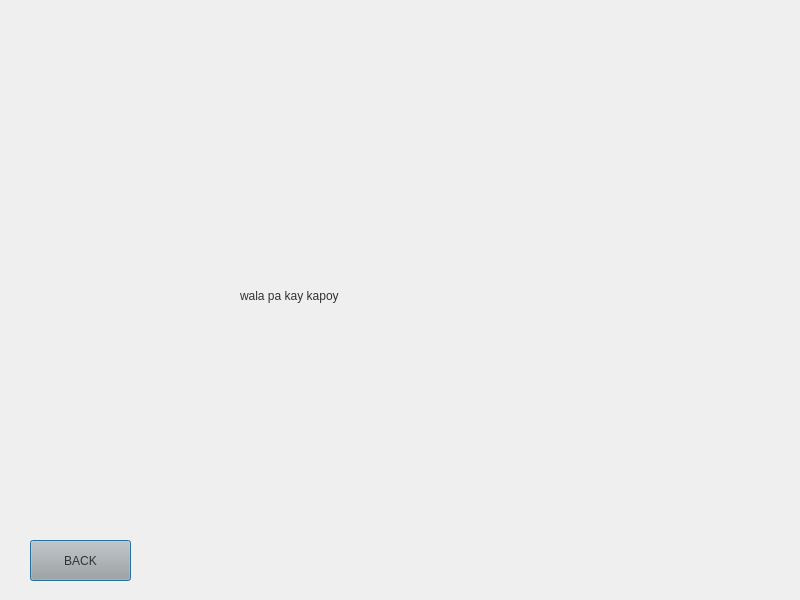
<?xml version="1.0" encoding="UTF-8"?>
<ui version="4.0">
 <class>GarbageNotif</class>
 <widget class="QDialog" name="GarbageNotif">
  <property name="geometry">
   <rect>
    <x>0</x>
    <y>0</y>
    <width>800</width>
    <height>600</height>
   </rect>
  </property>
  <property name="maximumSize">
   <size>
    <width>800</width>
    <height>600</height>
   </size>
  </property>
  <property name="windowTitle">
   <string>Dialog</string>
  </property>
  <widget class="QLabel" name="labelkapoy">
   <property name="geometry">
    <rect>
     <x>240</x>
     <y>230</y>
     <width>281</width>
     <height>131</height>
    </rect>
   </property>
   <property name="palette">
    <palette>
     <active>
      <colorrole role="WindowText">
       <brush brushstyle="SolidPattern">
        <color alpha="255">
         <red>49</red>
         <green>49</green>
         <blue>49</blue>
        </color>
       </brush>
      </colorrole>
      <colorrole role="Button">
       <brush brushstyle="SolidPattern">
        <color alpha="255">
         <red>224</red>
         <green>218</green>
         <blue>211</blue>
        </color>
       </brush>
      </colorrole>
      <colorrole role="Text">
       <brush brushstyle="SolidPattern">
        <color alpha="255">
         <red>49</red>
         <green>49</green>
         <blue>49</blue>
        </color>
       </brush>
      </colorrole>
      <colorrole role="BrightText">
       <brush brushstyle="SolidPattern">
        <color alpha="255">
         <red>85</red>
         <green>85</green>
         <blue>127</blue>
        </color>
       </brush>
      </colorrole>
      <colorrole role="ButtonText">
       <brush brushstyle="SolidPattern">
        <color alpha="255">
         <red>49</red>
         <green>49</green>
         <blue>49</blue>
        </color>
       </brush>
      </colorrole>
      <colorrole role="Base">
       <brush brushstyle="SolidPattern">
        <color alpha="255">
         <red>224</red>
         <green>218</green>
         <blue>211</blue>
        </color>
       </brush>
      </colorrole>
      <colorrole role="Window">
       <brush brushstyle="SolidPattern">
        <color alpha="255">
         <red>224</red>
         <green>218</green>
         <blue>211</blue>
        </color>
       </brush>
      </colorrole>
      <colorrole role="Accent">
       <brush brushstyle="SolidPattern">
        <color alpha="255">
         <red>85</red>
         <green>85</green>
         <blue>127</blue>
        </color>
       </brush>
      </colorrole>
     </active>
     <inactive>
      <colorrole role="WindowText">
       <brush brushstyle="SolidPattern">
        <color alpha="255">
         <red>49</red>
         <green>49</green>
         <blue>49</blue>
        </color>
       </brush>
      </colorrole>
      <colorrole role="Button">
       <brush brushstyle="SolidPattern">
        <color alpha="255">
         <red>224</red>
         <green>218</green>
         <blue>211</blue>
        </color>
       </brush>
      </colorrole>
      <colorrole role="Text">
       <brush brushstyle="SolidPattern">
        <color alpha="255">
         <red>49</red>
         <green>49</green>
         <blue>49</blue>
        </color>
       </brush>
      </colorrole>
      <colorrole role="BrightText">
       <brush brushstyle="SolidPattern">
        <color alpha="255">
         <red>85</red>
         <green>85</green>
         <blue>127</blue>
        </color>
       </brush>
      </colorrole>
      <colorrole role="ButtonText">
       <brush brushstyle="SolidPattern">
        <color alpha="255">
         <red>49</red>
         <green>49</green>
         <blue>49</blue>
        </color>
       </brush>
      </colorrole>
      <colorrole role="Base">
       <brush brushstyle="SolidPattern">
        <color alpha="255">
         <red>224</red>
         <green>218</green>
         <blue>211</blue>
        </color>
       </brush>
      </colorrole>
      <colorrole role="Window">
       <brush brushstyle="SolidPattern">
        <color alpha="255">
         <red>224</red>
         <green>218</green>
         <blue>211</blue>
        </color>
       </brush>
      </colorrole>
      <colorrole role="Accent">
       <brush brushstyle="SolidPattern">
        <color alpha="255">
         <red>85</red>
         <green>85</green>
         <blue>127</blue>
        </color>
       </brush>
      </colorrole>
     </inactive>
     <disabled>
      <colorrole role="Button">
       <brush brushstyle="SolidPattern">
        <color alpha="255">
         <red>224</red>
         <green>218</green>
         <blue>211</blue>
        </color>
       </brush>
      </colorrole>
      <colorrole role="BrightText">
       <brush brushstyle="SolidPattern">
        <color alpha="255">
         <red>85</red>
         <green>85</green>
         <blue>127</blue>
        </color>
       </brush>
      </colorrole>
      <colorrole role="Base">
       <brush brushstyle="SolidPattern">
        <color alpha="255">
         <red>224</red>
         <green>218</green>
         <blue>211</blue>
        </color>
       </brush>
      </colorrole>
      <colorrole role="Window">
       <brush brushstyle="SolidPattern">
        <color alpha="255">
         <red>224</red>
         <green>218</green>
         <blue>211</blue>
        </color>
       </brush>
      </colorrole>
      <colorrole role="Accent">
       <brush brushstyle="SolidPattern">
        <color alpha="255">
         <red>85</red>
         <green>85</green>
         <blue>127</blue>
        </color>
       </brush>
      </colorrole>
     </disabled>
    </palette>
   </property>
   <property name="text">
    <string>wala pa kay kapoy</string>
   </property>
  </widget>
  <widget class="QPushButton" name="BACKnotif">
   <property name="geometry">
    <rect>
     <x>30</x>
     <y>540</y>
     <width>101</width>
     <height>41</height>
    </rect>
   </property>
   <property name="palette">
    <palette>
     <active>
      <colorrole role="WindowText">
       <brush brushstyle="SolidPattern">
        <color alpha="255">
         <red>49</red>
         <green>49</green>
         <blue>49</blue>
        </color>
       </brush>
      </colorrole>
      <colorrole role="Button">
       <brush brushstyle="SolidPattern">
        <color alpha="255">
         <red>171</red>
         <green>166</green>
         <blue>161</blue>
        </color>
       </brush>
      </colorrole>
      <colorrole role="Text">
       <brush brushstyle="SolidPattern">
        <color alpha="255">
         <red>49</red>
         <green>49</green>
         <blue>49</blue>
        </color>
       </brush>
      </colorrole>
      <colorrole role="BrightText">
       <brush brushstyle="SolidPattern">
        <color alpha="255">
         <red>85</red>
         <green>85</green>
         <blue>127</blue>
        </color>
       </brush>
      </colorrole>
      <colorrole role="ButtonText">
       <brush brushstyle="SolidPattern">
        <color alpha="255">
         <red>49</red>
         <green>49</green>
         <blue>49</blue>
        </color>
       </brush>
      </colorrole>
      <colorrole role="Base">
       <brush brushstyle="SolidPattern">
        <color alpha="255">
         <red>171</red>
         <green>166</green>
         <blue>161</blue>
        </color>
       </brush>
      </colorrole>
      <colorrole role="Window">
       <brush brushstyle="SolidPattern">
        <color alpha="255">
         <red>171</red>
         <green>166</green>
         <blue>161</blue>
        </color>
       </brush>
      </colorrole>
      <colorrole role="Accent">
       <brush brushstyle="SolidPattern">
        <color alpha="255">
         <red>85</red>
         <green>85</green>
         <blue>127</blue>
        </color>
       </brush>
      </colorrole>
     </active>
     <inactive>
      <colorrole role="WindowText">
       <brush brushstyle="SolidPattern">
        <color alpha="255">
         <red>49</red>
         <green>49</green>
         <blue>49</blue>
        </color>
       </brush>
      </colorrole>
      <colorrole role="Button">
       <brush brushstyle="SolidPattern">
        <color alpha="255">
         <red>171</red>
         <green>166</green>
         <blue>161</blue>
        </color>
       </brush>
      </colorrole>
      <colorrole role="Text">
       <brush brushstyle="SolidPattern">
        <color alpha="255">
         <red>49</red>
         <green>49</green>
         <blue>49</blue>
        </color>
       </brush>
      </colorrole>
      <colorrole role="BrightText">
       <brush brushstyle="SolidPattern">
        <color alpha="255">
         <red>85</red>
         <green>85</green>
         <blue>127</blue>
        </color>
       </brush>
      </colorrole>
      <colorrole role="ButtonText">
       <brush brushstyle="SolidPattern">
        <color alpha="255">
         <red>49</red>
         <green>49</green>
         <blue>49</blue>
        </color>
       </brush>
      </colorrole>
      <colorrole role="Base">
       <brush brushstyle="SolidPattern">
        <color alpha="255">
         <red>171</red>
         <green>166</green>
         <blue>161</blue>
        </color>
       </brush>
      </colorrole>
      <colorrole role="Window">
       <brush brushstyle="SolidPattern">
        <color alpha="255">
         <red>171</red>
         <green>166</green>
         <blue>161</blue>
        </color>
       </brush>
      </colorrole>
      <colorrole role="Accent">
       <brush brushstyle="SolidPattern">
        <color alpha="255">
         <red>85</red>
         <green>85</green>
         <blue>127</blue>
        </color>
       </brush>
      </colorrole>
     </inactive>
     <disabled>
      <colorrole role="Button">
       <brush brushstyle="SolidPattern">
        <color alpha="255">
         <red>171</red>
         <green>166</green>
         <blue>161</blue>
        </color>
       </brush>
      </colorrole>
      <colorrole role="BrightText">
       <brush brushstyle="SolidPattern">
        <color alpha="255">
         <red>85</red>
         <green>85</green>
         <blue>127</blue>
        </color>
       </brush>
      </colorrole>
      <colorrole role="Base">
       <brush brushstyle="SolidPattern">
        <color alpha="255">
         <red>171</red>
         <green>166</green>
         <blue>161</blue>
        </color>
       </brush>
      </colorrole>
      <colorrole role="Window">
       <brush brushstyle="SolidPattern">
        <color alpha="255">
         <red>171</red>
         <green>166</green>
         <blue>161</blue>
        </color>
       </brush>
      </colorrole>
      <colorrole role="Accent">
       <brush brushstyle="SolidPattern">
        <color alpha="255">
         <red>85</red>
         <green>85</green>
         <blue>127</blue>
        </color>
       </brush>
      </colorrole>
     </disabled>
    </palette>
   </property>
   <property name="cursor">
    <cursorShape>PointingHandCursor</cursorShape>
   </property>
   <property name="styleSheet">
    <string notr="true">background-color: rgb(171, 166, 161);</string>
   </property>
   <property name="text">
    <string>BACK</string>
   </property>
  </widget>
 </widget>
 <resources/>
 <connections/>
</ui>
